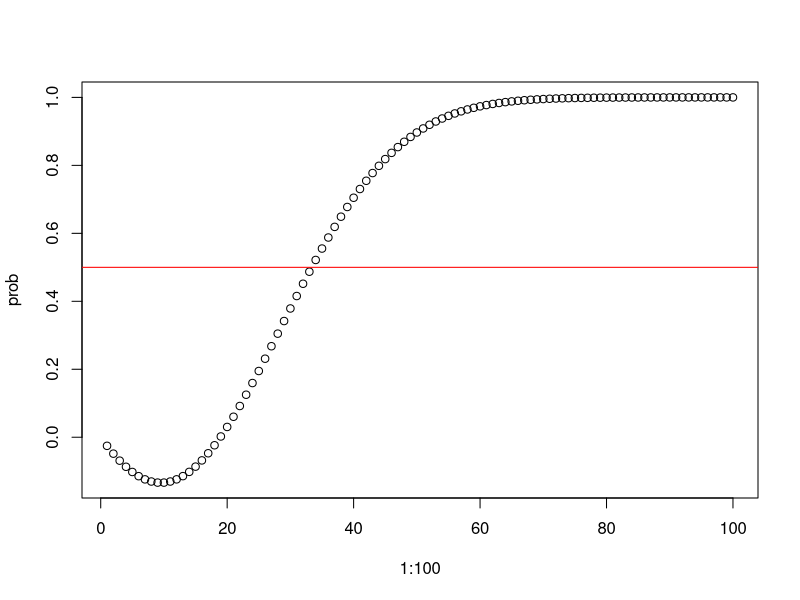

This chart was generated by the following R code: (Note: this script raises an error after producing the figure.)
##Question 1
#Birthday problem
k <- 13
1-prod((365-k+1):365)/365^k

##Question 2
#Cereating figure 1.5 from textbook (code from assignment)
prob <- c()
for(k in 1:100){
  prob[k] <- 1-prod((365-k+1):365)/356^k}
plot(1:100,prob)
abline(h=0.5,col="red")

##Question 3
# a) How many possibilities for 5 nights and 10 restuarants
psb <- factorial(10)/factorial(5)

# b) How many possibilities if he's okay to eat at a restuarant more than
#once but not tow nights in a row
psb2 <- 10 * 9 * 9 * 9 * 9

##Question 4
# b)What is the probability of one person being chosen more than once
res <- 10^6
candids <- 1000
remain <- res - candids
prob4 <- 1-(factorial(res) / factorial(remain) * res^candids)
# The answer is 0.3947

##Question 5
# k phone number with n location 
prob5 <- 1 - choose(n,k)
